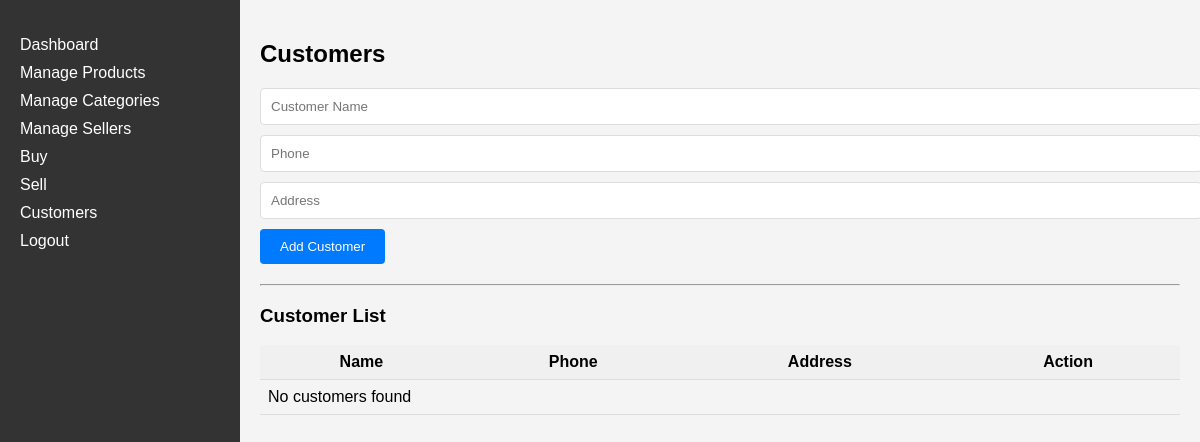
Page /pages/customers.php (signed in) on the earlier database version.
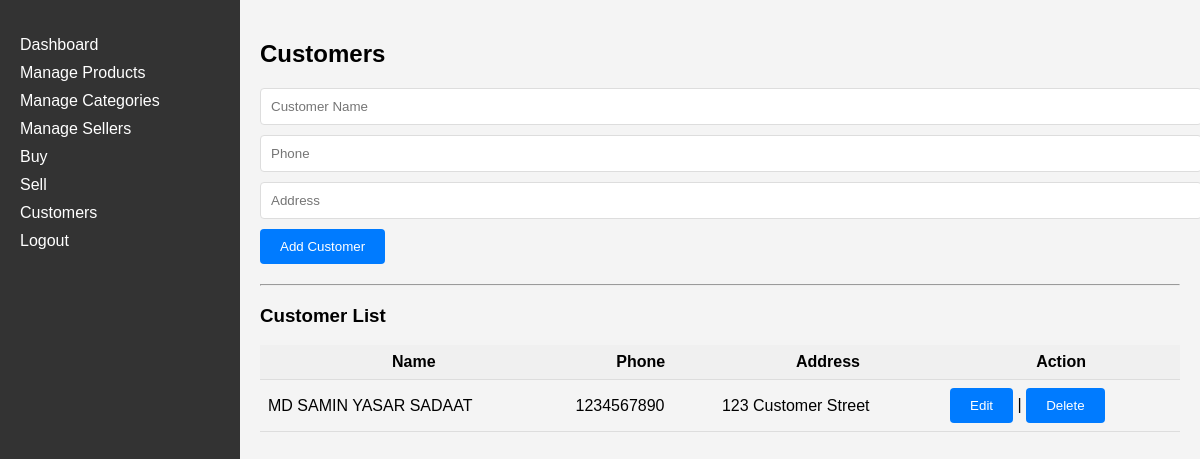
Same page on the later database version.
### tables this page shows
CREATE TABLE customers (
    id INT AUTO_INCREMENT PRIMARY KEY,
    name VARCHAR(255) NOT NULL,
    phone VARCHAR(20),
    address TEXT,
    created_at TIMESTAMP DEFAULT CURRENT_TIMESTAMP
);

### pages/customers.php (the view, shortened to what this page needs)
<?php
include '../config/database.php';
include '../includes/header.php';
include '../includes/sidebar.php';
$customersSql = "SELECT * FROM customers";
$customersResult = $conn->query($customersSql);
?>
<h2>Customers</h2>
<form method="post">
    <input type="text" name="name" placeholder="Customer Name" required><br>
    <input type="text" name="phone" placeholder="Phone" required><br>
    <input type="text" name="address" placeholder="Address" required><br>
    <button type="submit" name="add_customer">Add Customer</button>
</form>
<hr>
<h3>Customer List</h3>
<table>
    <thead>
        <tr>
            <th>Name</th>
            <th>Phone</th>
            <th>Address</th>
            <th>Action</th>
        </tr>
    </thead>
    <tbody>
        <?php
        if ($customersResult->num_rows > 0) {
            while ($customerRow = $customersResult->fetch_assoc()) {
                echo "<tr>";
                echo "<td>" . $customerRow['name'] . "</td>";
                echo "<td>" . $customerRow['phone'] . "</td>";
                echo "<td>" . $customerRow['address'] . "</td>";
                echo "<td>";
                echo "<button onclick=\"editCustomer(" . $customerRow['id'] . ", '" . $customerRow['name'] . "', '" . $customerRow['phone'] . "', '" . $customerRow['address'] . "')\">Edit</button> | ";
                echo "<form method='post' style='display:inline;'><input type='hidden' name='id' value='" . $customerRow['id'] . "'><button type='submit' name='delete_customer'>Delete</button></form>";
                echo "</td>";
                echo "</tr>";
            }
        } else {
            echo "<tr><td colspan='4'>No customers found</td></tr>";
        }
        ?>
    </tbody>
</table>
<?php include '../includes/footer.php'; ?>

Differences in the rows shown:
added customers: name "MD SAMIN YASAR SADAAT", phone "1234567890", address "123 Customer Street"
Other differences:
text no longer shown: "No customers found"
